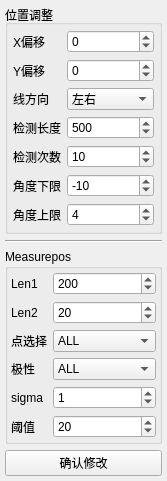
<?xml version="1.0" encoding="UTF-8"?>
<ui version="4.0">
 <class>CGetTapeAnglePam</class>
 <widget class="QWidget" name="CGetTapeAnglePam">
  <property name="geometry">
   <rect>
    <x>0</x>
    <y>0</y>
    <width>167</width>
    <height>422</height>
   </rect>
  </property>
  <property name="windowTitle">
   <string>Form</string>
  </property>
  <layout class="QVBoxLayout" name="verticalLayout">
   <property name="leftMargin">
    <number>5</number>
   </property>
   <property name="topMargin">
    <number>5</number>
   </property>
   <property name="rightMargin">
    <number>5</number>
   </property>
   <property name="bottomMargin">
    <number>5</number>
   </property>
   <item>
    <widget class="QGroupBox" name="grpbx_Pos">
     <property name="title">
      <string>位置调整</string>
     </property>
     <layout class="QFormLayout" name="formLayout_2">
      <property name="leftMargin">
       <number>5</number>
      </property>
      <property name="topMargin">
       <number>5</number>
      </property>
      <property name="rightMargin">
       <number>5</number>
      </property>
      <property name="bottomMargin">
       <number>5</number>
      </property>
      <item row="0" column="0">
       <widget class="QLabel" name="label">
        <property name="text">
         <string>X偏移</string>
        </property>
       </widget>
      </item>
      <item row="0" column="1">
       <widget class="QSpinBox" name="spin_XBia">
        <property name="minimum">
         <number>-9999</number>
        </property>
        <property name="maximum">
         <number>9999</number>
        </property>
       </widget>
      </item>
      <item row="1" column="0">
       <widget class="QLabel" name="label_2">
        <property name="text">
         <string>Y偏移</string>
        </property>
       </widget>
      </item>
      <item row="1" column="1">
       <widget class="QSpinBox" name="spin_YBia">
        <property name="minimum">
         <number>-9999</number>
        </property>
        <property name="maximum">
         <number>9999</number>
        </property>
       </widget>
      </item>
      <item row="2" column="0">
       <widget class="QLabel" name="label_4">
        <property name="text">
         <string>线方向</string>
        </property>
       </widget>
      </item>
      <item row="2" column="1">
       <widget class="QComboBox" name="cmbx_direct">
        <property name="currentIndex">
         <number>1</number>
        </property>
        <item>
         <property name="text">
          <string>上下</string>
         </property>
        </item>
        <item>
         <property name="text">
          <string>左右</string>
         </property>
        </item>
       </widget>
      </item>
      <item row="3" column="0">
       <widget class="QLabel" name="label_7">
        <property name="text">
         <string>检测长度</string>
        </property>
       </widget>
      </item>
      <item row="3" column="1">
       <widget class="QSpinBox" name="spin_lineWid">
        <property name="maximum">
         <number>9999</number>
        </property>
        <property name="value">
         <number>500</number>
        </property>
       </widget>
      </item>
      <item row="4" column="0">
       <widget class="QLabel" name="label_17">
        <property name="text">
         <string>检测次数</string>
        </property>
       </widget>
      </item>
      <item row="4" column="1">
       <widget class="QSpinBox" name="spin_dtctTime">
        <property name="value">
         <number>10</number>
        </property>
       </widget>
      </item>
      <item row="5" column="0">
       <widget class="QLabel" name="label_18">
        <property name="text">
         <string>角度下限</string>
        </property>
       </widget>
      </item>
      <item row="5" column="1">
       <widget class="QSpinBox" name="spin_angleDn">
        <property name="minimum">
         <number>-180</number>
        </property>
        <property name="maximum">
         <number>0</number>
        </property>
        <property name="value">
         <number>-10</number>
        </property>
       </widget>
      </item>
      <item row="6" column="0">
       <widget class="QLabel" name="label_8">
        <property name="text">
         <string>角度上限</string>
        </property>
       </widget>
      </item>
      <item row="6" column="1">
       <widget class="QSpinBox" name="spin_angleUp">
        <property name="minimum">
         <number>-180</number>
        </property>
        <property name="maximum">
         <number>180</number>
        </property>
        <property name="value">
         <number>4</number>
        </property>
       </widget>
      </item>
     </layout>
    </widget>
   </item>
   <item>
    <widget class="Line" name="line">
     <property name="orientation">
      <enum>Qt::Horizontal</enum>
     </property>
    </widget>
   </item>
   <item>
    <widget class="QGroupBox" name="grpbx_Measure">
     <property name="title">
      <string>Measurepos</string>
     </property>
     <layout class="QFormLayout" name="formLayout_4">
      <property name="leftMargin">
       <number>3</number>
      </property>
      <property name="topMargin">
       <number>3</number>
      </property>
      <property name="rightMargin">
       <number>3</number>
      </property>
      <property name="bottomMargin">
       <number>3</number>
      </property>
      <item row="0" column="0">
       <widget class="QLabel" name="label_3">
        <property name="text">
         <string>Len1</string>
        </property>
       </widget>
      </item>
      <item row="0" column="1">
       <widget class="QSpinBox" name="spin_len1">
        <property name="maximum">
         <number>9999</number>
        </property>
        <property name="value">
         <number>200</number>
        </property>
       </widget>
      </item>
      <item row="1" column="0">
       <widget class="QLabel" name="label_5">
        <property name="text">
         <string>Len2</string>
        </property>
       </widget>
      </item>
      <item row="1" column="1">
       <widget class="QSpinBox" name="spin_len2">
        <property name="maximum">
         <number>9999</number>
        </property>
        <property name="value">
         <number>20</number>
        </property>
       </widget>
      </item>
      <item row="3" column="0">
       <widget class="QLabel" name="label_6">
        <property name="text">
         <string>极性</string>
        </property>
       </widget>
      </item>
      <item row="3" column="1">
       <widget class="QComboBox" name="cmbx_transition">
        <item>
         <property name="text">
          <string>ALL</string>
         </property>
        </item>
        <item>
         <property name="text">
          <string>Posi</string>
         </property>
        </item>
        <item>
         <property name="text">
          <string>Nage</string>
         </property>
        </item>
       </widget>
      </item>
      <item row="4" column="0">
       <widget class="QLabel" name="label_19">
        <property name="text">
         <string>sigma</string>
        </property>
       </widget>
      </item>
      <item row="4" column="1">
       <widget class="QSpinBox" name="spin_sigma">
        <property name="maximum">
         <number>10</number>
        </property>
        <property name="value">
         <number>1</number>
        </property>
       </widget>
      </item>
      <item row="5" column="0">
       <widget class="QLabel" name="label_20">
        <property name="text">
         <string>阈值</string>
        </property>
       </widget>
      </item>
      <item row="5" column="1">
       <widget class="QSpinBox" name="spin_threshold">
        <property name="value">
         <number>20</number>
        </property>
       </widget>
      </item>
      <item row="2" column="0">
       <widget class="QLabel" name="label_9">
        <property name="text">
         <string>点选择</string>
        </property>
       </widget>
      </item>
      <item row="2" column="1">
       <widget class="QComboBox" name="cmbx_slctPnt">
        <item>
         <property name="text">
          <string>ALL</string>
         </property>
        </item>
        <item>
         <property name="text">
          <string>First</string>
         </property>
        </item>
        <item>
         <property name="text">
          <string>Last</string>
         </property>
        </item>
       </widget>
      </item>
     </layout>
    </widget>
   </item>
   <item>
    <widget class="QPushButton" name="btn_getPam">
     <property name="text">
      <string>确认修改</string>
     </property>
    </widget>
   </item>
  </layout>
 </widget>
 <resources/>
 <connections>
  <connection>
   <sender>spin_XBia</sender>
   <signal>valueChanged(int)</signal>
   <receiver>btn_getPam</receiver>
   <slot>click()</slot>
   <hints>
    <hint type="sourcelabel">
     <x>131</x>
     <y>30</y>
    </hint>
    <hint type="destinationlabel">
     <x>12</x>
     <y>411</y>
    </hint>
   </hints>
  </connection>
  <connection>
   <sender>spin_YBia</sender>
   <signal>valueChanged(int)</signal>
   <receiver>btn_getPam</receiver>
   <slot>click()</slot>
   <hints>
    <hint type="sourcelabel">
     <x>76</x>
     <y>62</y>
    </hint>
    <hint type="destinationlabel">
     <x>16</x>
     <y>408</y>
    </hint>
   </hints>
  </connection>
  <connection>
   <sender>cmbx_direct</sender>
   <signal>currentIndexChanged(int)</signal>
   <receiver>btn_getPam</receiver>
   <slot>click()</slot>
   <hints>
    <hint type="sourcelabel">
     <x>98</x>
     <y>86</y>
    </hint>
    <hint type="destinationlabel">
     <x>25</x>
     <y>414</y>
    </hint>
   </hints>
  </connection>
  <connection>
   <sender>spin_lineWid</sender>
   <signal>valueChanged(int)</signal>
   <receiver>btn_getPam</receiver>
   <slot>click()</slot>
   <hints>
    <hint type="sourcelabel">
     <x>109</x>
     <y>106</y>
    </hint>
    <hint type="destinationlabel">
     <x>37</x>
     <y>402</y>
    </hint>
   </hints>
  </connection>
  <connection>
   <sender>spin_dtctTime</sender>
   <signal>valueChanged(int)</signal>
   <receiver>btn_getPam</receiver>
   <slot>click()</slot>
   <hints>
    <hint type="sourcelabel">
     <x>92</x>
     <y>125</y>
    </hint>
    <hint type="destinationlabel">
     <x>43</x>
     <y>398</y>
    </hint>
   </hints>
  </connection>
  <connection>
   <sender>spin_angleDn</sender>
   <signal>valueChanged(int)</signal>
   <receiver>btn_getPam</receiver>
   <slot>click()</slot>
   <hints>
    <hint type="sourcelabel">
     <x>91</x>
     <y>157</y>
    </hint>
    <hint type="destinationlabel">
     <x>33</x>
     <y>410</y>
    </hint>
   </hints>
  </connection>
  <connection>
   <sender>spin_angleUp</sender>
   <signal>valueChanged(int)</signal>
   <receiver>btn_getPam</receiver>
   <slot>click()</slot>
   <hints>
    <hint type="sourcelabel">
     <x>78</x>
     <y>187</y>
    </hint>
    <hint type="destinationlabel">
     <x>51</x>
     <y>406</y>
    </hint>
   </hints>
  </connection>
  <connection>
   <sender>spin_len1</sender>
   <signal>valueChanged(int)</signal>
   <receiver>btn_getPam</receiver>
   <slot>click()</slot>
   <hints>
    <hint type="sourcelabel">
     <x>78</x>
     <y>238</y>
    </hint>
    <hint type="destinationlabel">
     <x>59</x>
     <y>405</y>
    </hint>
   </hints>
  </connection>
  <connection>
   <sender>spin_len2</sender>
   <signal>valueChanged(int)</signal>
   <receiver>btn_getPam</receiver>
   <slot>click()</slot>
   <hints>
    <hint type="sourcelabel">
     <x>107</x>
     <y>258</y>
    </hint>
    <hint type="destinationlabel">
     <x>68</x>
     <y>414</y>
    </hint>
   </hints>
  </connection>
  <connection>
   <sender>cmbx_slctPnt</sender>
   <signal>currentIndexChanged(int)</signal>
   <receiver>btn_getPam</receiver>
   <slot>click()</slot>
   <hints>
    <hint type="sourcelabel">
     <x>109</x>
     <y>295</y>
    </hint>
    <hint type="destinationlabel">
     <x>78</x>
     <y>415</y>
    </hint>
   </hints>
  </connection>
  <connection>
   <sender>cmbx_transition</sender>
   <signal>currentIndexChanged(int)</signal>
   <receiver>btn_getPam</receiver>
   <slot>click()</slot>
   <hints>
    <hint type="sourcelabel">
     <x>102</x>
     <y>313</y>
    </hint>
    <hint type="destinationlabel">
     <x>86</x>
     <y>414</y>
    </hint>
   </hints>
  </connection>
  <connection>
   <sender>spin_sigma</sender>
   <signal>valueChanged(int)</signal>
   <receiver>btn_getPam</receiver>
   <slot>click()</slot>
   <hints>
    <hint type="sourcelabel">
     <x>100</x>
     <y>341</y>
    </hint>
    <hint type="destinationlabel">
     <x>104</x>
     <y>411</y>
    </hint>
   </hints>
  </connection>
  <connection>
   <sender>spin_threshold</sender>
   <signal>valueChanged(int)</signal>
   <receiver>btn_getPam</receiver>
   <slot>click()</slot>
   <hints>
    <hint type="sourcelabel">
     <x>127</x>
     <y>371</y>
    </hint>
    <hint type="destinationlabel">
     <x>127</x>
     <y>406</y>
    </hint>
   </hints>
  </connection>
 </connections>
</ui>
